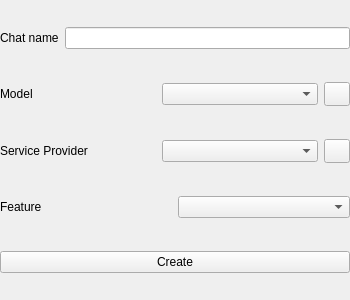
<?xml version="1.0" encoding="UTF-8"?>
<ui version="4.0">
 <class>NewChatWidgetUI</class>
 <widget class="QWidget" name="NewChatWidgetUI">
  <property name="geometry">
   <rect>
    <x>0</x>
    <y>0</y>
    <width>350</width>
    <height>300</height>
   </rect>
  </property>
  <property name="windowTitle">
   <string>New Chat</string>
  </property>
  <widget class="QWidget" name="verticalLayoutWidget">
   <property name="geometry">
    <rect>
     <x>0</x>
     <y>0</y>
     <width>350</width>
     <height>300</height>
    </rect>
   </property>
   <layout class="QVBoxLayout" name="verticalLayout">
    <item>
     <layout class="QHBoxLayout" name="horizontalChatName">
      <item>
       <widget class="QLabel" name="labelChat">
        <property name="text">
         <string>Chat name</string>
        </property>
       </widget>
      </item>
      <item>
       <widget class="QLineEdit" name="chatName"/>
      </item>
     </layout>
    </item>
    <item>
     <layout class="QHBoxLayout" name="horizontalModel">
      <item>
       <widget class="QLabel" name="labelModel">
        <property name="text">
         <string>Model</string>
        </property>
       </widget>
      </item>
      <item>
       <widget class="QComboBox" name="models"/>
      </item>
      <item>
       <widget class="QPushButton" name="pushButtonModels">
        <property name="sizePolicy">
         <sizepolicy hsizetype="Fixed" vsizetype="Fixed">
          <horstretch>0</horstretch>
          <verstretch>0</verstretch>
         </sizepolicy>
        </property>
        <property name="maximumSize">
         <size>
          <width>26</width>
          <height>24</height>
         </size>
        </property>
        <property name="text">
         <string/>
        </property>
       </widget>
      </item>
     </layout>
    </item>
    <item>
     <layout class="QHBoxLayout" name="horizontalProviders">
      <item>
       <widget class="QLabel" name="labelProvider">
        <property name="text">
         <string>Service Provider</string>
        </property>
       </widget>
      </item>
      <item>
       <widget class="QComboBox" name="providers"/>
      </item>
      <item>
       <widget class="QPushButton" name="pushButtonProviders">
        <property name="sizePolicy">
         <sizepolicy hsizetype="Fixed" vsizetype="Fixed">
          <horstretch>0</horstretch>
          <verstretch>0</verstretch>
         </sizepolicy>
        </property>
        <property name="maximumSize">
         <size>
          <width>26</width>
          <height>24</height>
         </size>
        </property>
        <property name="text">
         <string/>
        </property>
       </widget>
      </item>
     </layout>
    </item>
    <item>
     <layout class="QHBoxLayout" name="horizontalFeature">
      <item>
       <widget class="QLabel" name="labelFeature">
        <property name="text">
         <string>Feature</string>
        </property>
       </widget>
      </item>
      <item>
       <widget class="QComboBox" name="features">
        <property name="sizePolicy">
         <sizepolicy hsizetype="Preferred" vsizetype="Fixed">
          <horstretch>0</horstretch>
          <verstretch>0</verstretch>
         </sizepolicy>
        </property>
       </widget>
      </item>
     </layout>
    </item>
    <item>
     <widget class="QPushButton" name="createButton">
      <property name="text">
       <string>Create</string>
      </property>
     </widget>
    </item>
   </layout>
  </widget>
 </widget>
 <resources/>
 <connections/>
</ui>
